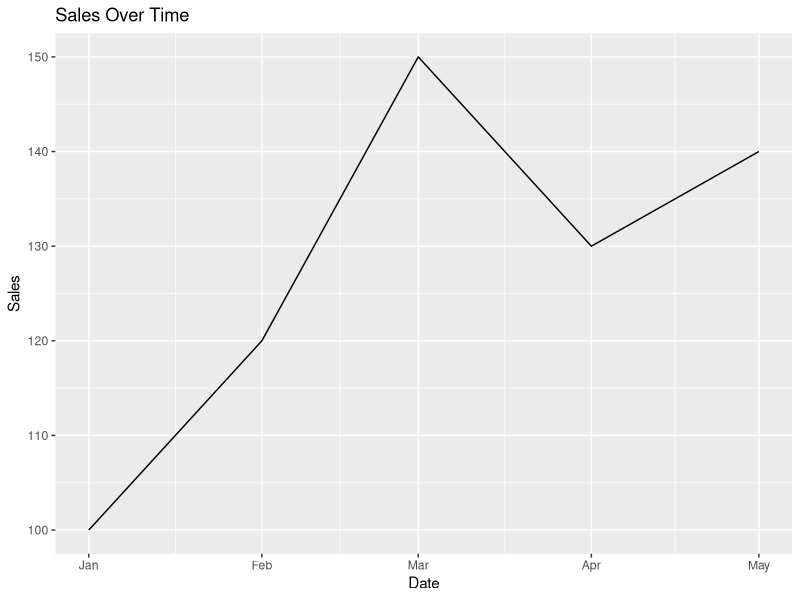
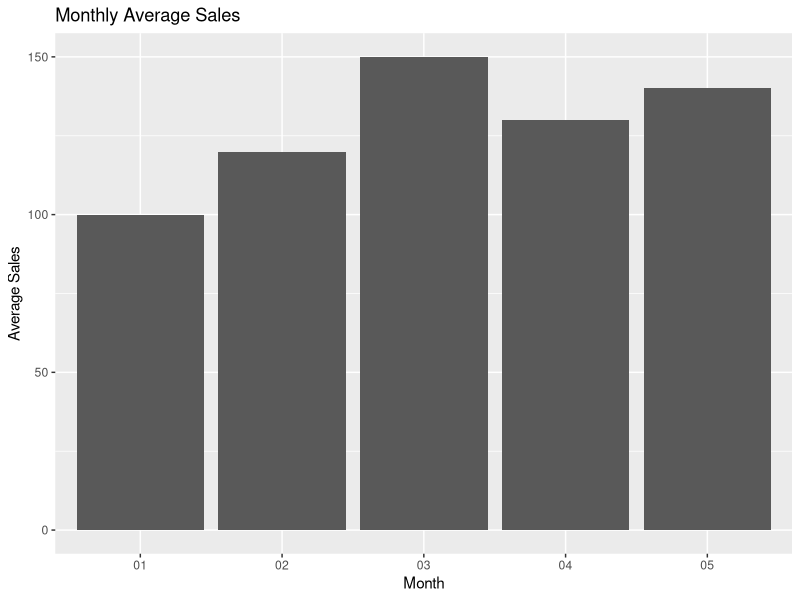

R code for these plots, in order: (Note: this script raises an error after producing the figures.)
# Load the necessary libraries
library(ggplot2)
library(zoo)
library(forecast)

# Load the data
data <- data.frame(
  Date = as.Date(c("2023-01-01", "2023-02-01", "2023-03-01", "2023-04-01", "2023-05-01")),
  Sales = c(100, 120, 150, 130, 140)
)

# Task 1: Create a line plot of Sales over time
ggplot(data, aes(x = Date, y = Sales)) + 
  geom_line() + 
  labs(title = "Sales Over Time", x = "Date", y = "Sales")

# Task 2: Generate a bar plot showing monthly average Sales
data$Month <- format(data$Date, "%m")
monthly_avg <- aggregate(Sales ~ Month, data, mean)
ggplot(monthly_avg, aes(x = Month, y = Sales)) + 
  geom_bar(stat = "identity") + 
  labs(title = "Monthly Average Sales", x = "Month", y = "Average Sales")

# Seasonal decomposition of Sales
sales_ts <- ts(data_timeseries$Sales, start=c(2023, 1), frequency=12)
decomposed <- decompose(sales_ts)
plot(decomposed)


# Task 4: Create a lag plot to analyze autocorrelation in Sales
ggplot(data, aes(x = Sales, y = lag(Sales))) + 
  geom_point() + 
  labs(title = "Lag Plot of Sales", x = "Sales (t)", y = "Sales (t-1)")

# Task 5: Generate a time series plot with a smoothed line of Sales
ggplot(data, aes(x = Date, y = Sales)) + 
  geom_line() + 
  geom_line(aes(y = fitted(loess(Sales ~ Date))), color = "red") + 
  labs(title = "Time Series Plot with Smoothed Line", x = "Date", y = "Sales")